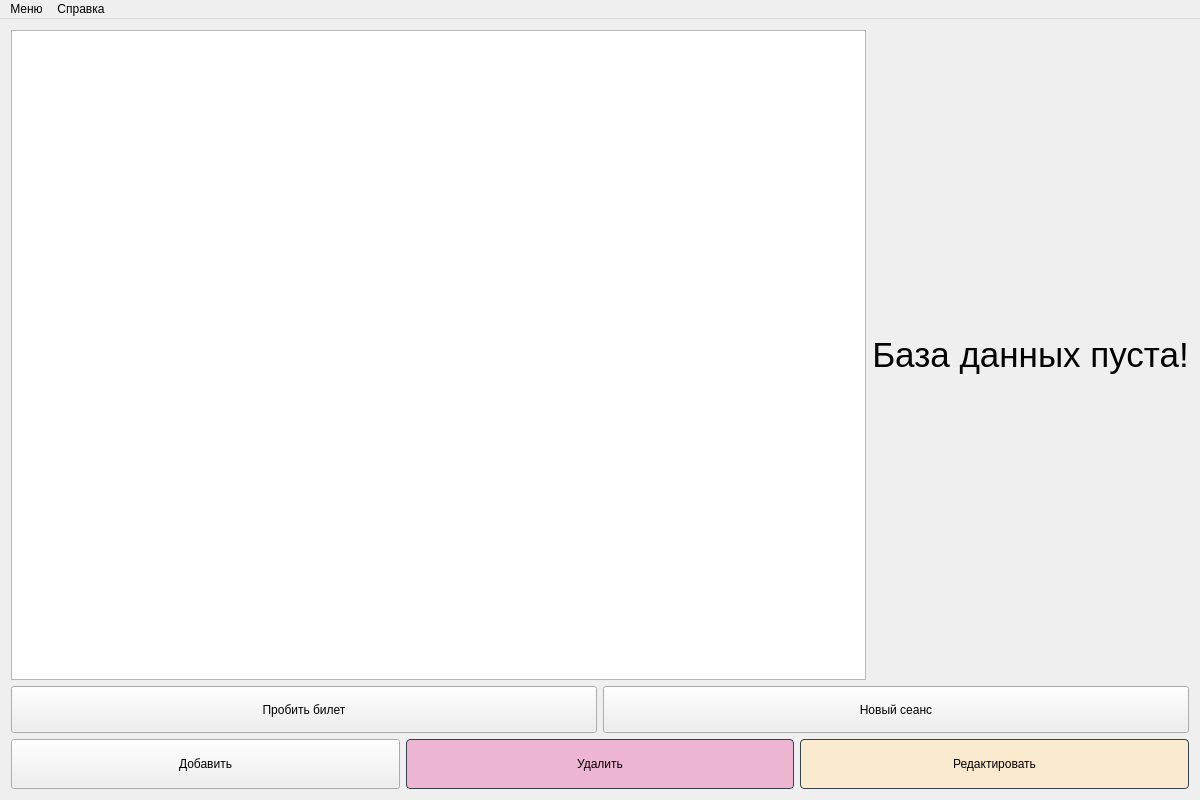
<?xml version="1.0" encoding="UTF-8"?>
<ui version="4.0">
 <class>MainWindow</class>
 <widget class="QMainWindow" name="MainWindow">
  <property name="geometry">
   <rect>
    <x>0</x>
    <y>0</y>
    <width>1200</width>
    <height>800</height>
   </rect>
  </property>
  <property name="minimumSize">
   <size>
    <width>900</width>
    <height>800</height>
   </size>
  </property>
  <property name="contextMenuPolicy">
   <enum>Qt::NoContextMenu</enum>
  </property>
  <property name="windowTitle">
   <string>Кино|Касса</string>
  </property>
  <property name="windowIcon">
   <iconset resource="resources/resources.qrc">
    <normaloff>:/images/ico.png</normaloff>:/images/ico.png</iconset>
  </property>
  <widget class="QWidget" name="centralWidget">
   <layout class="QVBoxLayout" name="verticalLayout">
    <item>
     <layout class="QHBoxLayout" name="horizontalLayout">
      <item>
       <widget class="QTableView" name="tableView"/>
      </item>
      <item>
       <widget class="QLabel" name="label">
        <property name="styleSheet">
         <string notr="true">font: 26pt;</string>
        </property>
        <property name="text">
         <string>База данных пуста!</string>
        </property>
        <property name="alignment">
         <set>Qt::AlignCenter</set>
        </property>
       </widget>
      </item>
     </layout>
    </item>
    <item>
     <layout class="QHBoxLayout" name="horizontalLayout_2">
      <item>
       <widget class="QPushButton" name="ticketsButton">
        <property name="minimumSize">
         <size>
          <width>0</width>
          <height>47</height>
         </size>
        </property>
        <property name="text">
         <string>Пробить билет</string>
        </property>
        <property name="shortcut">
         <string>Ctrl+B</string>
        </property>
       </widget>
      </item>
      <item>
       <widget class="QPushButton" name="sessionButton">
        <property name="minimumSize">
         <size>
          <width>0</width>
          <height>47</height>
         </size>
        </property>
        <property name="text">
         <string>Новый сеанс</string>
        </property>
       </widget>
      </item>
     </layout>
    </item>
    <item>
     <layout class="QHBoxLayout" name="horizontalLayout_3">
      <item>
       <widget class="QPushButton" name="addButton">
        <property name="styleSheet">
         <string notr="true">QPushButton {
  background-color: #CFF3C9;
  border: 1px solid #32414B;
  color: #000000;
  border-radius: 4px;
  padding: 3px;
  outline: none;
  /* Issue #194 - Special case of QPushButton inside dialogs, for better UI */
  min-width: 80px;
}

QPushButton:disabled {
  background-color: #32414B;
  border: 1px solid #32414B;
  color: #787878;
  border-radius: 4px;
  padding: 3px;
}

QPushButton:checked {
  background-color: #32414B;
  border: 1px solid #32414B;
  border-radius: 4px;
  padding: 3px;
  outline: none;
}

QPushButton:checked:disabled {
  background-color: #19232D;
  border: 1px solid #32414B;
  color: #787878;
  border-radius: 4px;
  padding: 3px;
  outline: none;
}

QPushButton:checked:selected {
  background: #1464A0;
  color: #32414B;
}

QPushButton::menu-indicator {
  subcontrol-origin: padding;
  subcontrol-position: bottom right;
  bottom: 4px;
}

QPushButton:pressed {
  background-color: #19232D;
  border: 1px solid #19232D;
}

QPushButton:pressed:hover {
  border: 1px solid #148CD2;
}

QPushButton:hover {
  border: 1px solid #148CD2;
  color: #F0F0F0;
}

QPushButton:selected {
  background: #1464A0;
  color: #32414B;
}

QPushButton:hover {
  border: 3px solid #148CD2;
  color: #00116B;
}

QPushButton:focus {
  border: 1px solid #1464A0;
}
QQ</string>
        </property>
        <property name="text">
         <string>
Добавить
</string>
        </property>
       </widget>
      </item>
      <item>
       <widget class="QPushButton" name="delButton">
        <property name="sizePolicy">
         <sizepolicy hsizetype="Minimum" vsizetype="Fixed">
          <horstretch>0</horstretch>
          <verstretch>0</verstretch>
         </sizepolicy>
        </property>
        <property name="styleSheet">
         <string notr="true">QPushButton {
  background-color: #ECB6D1;
  border: 1px solid #32414B;
  color: #000000;
  border-radius: 4px;
  padding: 3px;
  outline: none;
  /* Issue #194 - Special case of QPushButton inside dialogs, for better UI */
  min-width: 80px;
}

QPushButton:disabled {
  background-color: #32414B;
  border: 1px solid #32414B;
  color: #787878;
  border-radius: 4px;
  padding: 3px;
}

QPushButton:checked {
  background-color: #32414B;
  border: 1px solid #32414B;
  border-radius: 4px;
  padding: 3px;
  outline: none;
}

QPushButton:checked:disabled {
  background-color: #19232D;
  border: 1px solid #32414B;
  color: #787878;
  border-radius: 4px;
  padding: 3px;
  outline: none;
}

QPushButton:checked:selected {
  background: #1464A0;
  color: #32414B;
}

QPushButton::menu-indicator {
  subcontrol-origin: padding;
  subcontrol-position: bottom right;
  bottom: 4px;
}

QPushButton:pressed {
  background-color: #19232D;
  border: 1px solid #19232D;
}

QPushButton:pressed:hover {
  border: 1px solid #148CD2;
}

QPushButton:hover {
  border: 1px solid #148CD2;
  color: #F0F0F0;
}

QPushButton:selected {
  background: #1464A0;
  color: #32414B;
}

QPushButton:hover {
  border: 3px solid #148CD2;
  color: #00116B;
}

QPushButton:focus {
  border: 1px solid #1464A0;
}
</string>
        </property>
        <property name="text">
         <string>
Удалить
</string>
        </property>
       </widget>
      </item>
      <item>
       <widget class="QPushButton" name="editButton">
        <property name="sizePolicy">
         <sizepolicy hsizetype="Minimum" vsizetype="Fixed">
          <horstretch>0</horstretch>
          <verstretch>0</verstretch>
         </sizepolicy>
        </property>
        <property name="styleSheet">
         <string notr="true">QPushButton {
  background-color: #F9E9CD;
  border: 1px solid #32414B;
  color: #000000;
  border-radius: 4px;
  padding: 3px;
  outline: none;
  /* Issue #194 - Special case of QPushButton inside dialogs, for better UI */
  min-width: 80px;
}

QPushButton:disabled {
  background-color: #32414B;
  border: 1px solid #32414B;
  color: #787878;
  border-radius: 4px;
  padding: 3px;
}

QPushButton:checked {
  background-color: #32414B;
  border: 1px solid #32414B;
  border-radius: 4px;
  padding: 3px;
  outline: none;
}

QPushButton:checked:disabled {
  background-color: #19232D;
  border: 1px solid #32414B;
  color: #787878;
  border-radius: 4px;
  padding: 3px;
  outline: none;
}

QPushButton:checked:selected {
  background: #1464A0;
  color: #32414B;
}

QPushButton::menu-indicator {
  subcontrol-origin: padding;
  subcontrol-position: bottom right;
  bottom: 4px;
}

QPushButton:pressed {
  background-color: #19232D;
  border: 1px solid #19232D;
}

QPushButton:pressed:hover {
  border: 1px solid #148CD2;
}

QPushButton:hover {
  border: 1px solid #148CD2;
  color: #F0F0F0;
}

QPushButton:selected {
  background: #1464A0;
  color: #32414B;
}

QPushButton:hover {
  border: 3px solid #148CD2;
  color: #00116B;
}

QPushButton:focus {
  border: 1px solid #1464A0;
}
</string>
        </property>
        <property name="text">
         <string>
Редактировать
</string>
        </property>
       </widget>
      </item>
     </layout>
    </item>
   </layout>
  </widget>
  <widget class="QMenuBar" name="menuBar">
   <property name="geometry">
    <rect>
     <x>0</x>
     <y>0</y>
     <width>1200</width>
     <height>21</height>
    </rect>
   </property>
   <widget class="QMenu" name="menu">
    <property name="title">
     <string>Меню</string>
    </property>
    <addaction name="menu1_add_record"/>
    <addaction name="menu1_edit_record"/>
    <addaction name="menu1_del_record"/>
    <addaction name="separator"/>
    <addaction name="menu1_exit"/>
   </widget>
   <widget class="QMenu" name="menu_2">
    <property name="title">
     <string>Справка</string>
    </property>
    <addaction name="menu2_help"/>
    <addaction name="menu2_about"/>
   </widget>
   <addaction name="menu"/>
   <addaction name="menu_2"/>
  </widget>
  <action name="menu1_add_record">
   <property name="text">
    <string>Добавить запись</string>
   </property>
   <property name="shortcut">
    <string>Ctrl+A</string>
   </property>
  </action>
  <action name="menu1_edit_record">
   <property name="checkable">
    <bool>false</bool>
   </property>
   <property name="enabled">
    <bool>true</bool>
   </property>
   <property name="text">
    <string>Редактировать запись</string>
   </property>
   <property name="shortcut">
    <string>Ctrl+E</string>
   </property>
  </action>
  <action name="menu1_del_record">
   <property name="enabled">
    <bool>true</bool>
   </property>
   <property name="text">
    <string>Удалить запись</string>
   </property>
   <property name="shortcut">
    <string>Ctrl+D</string>
   </property>
  </action>
  <action name="menu1_exit">
   <property name="text">
    <string>Выход</string>
   </property>
   <property name="shortcut">
    <string>Ctrl+Q</string>
   </property>
  </action>
  <action name="menu2_help">
   <property name="text">
    <string>Помощь</string>
   </property>
   <property name="shortcut">
    <string>F1</string>
   </property>
  </action>
  <action name="menu2_about">
   <property name="text">
    <string>О программе</string>
   </property>
   <property name="shortcut">
    <string>F2</string>
   </property>
  </action>
 </widget>
 <layoutdefault spacing="6" margin="11"/>
 <resources>
  <include location="resources/resources.qrc"/>
 </resources>
 <connections/>
</ui>
